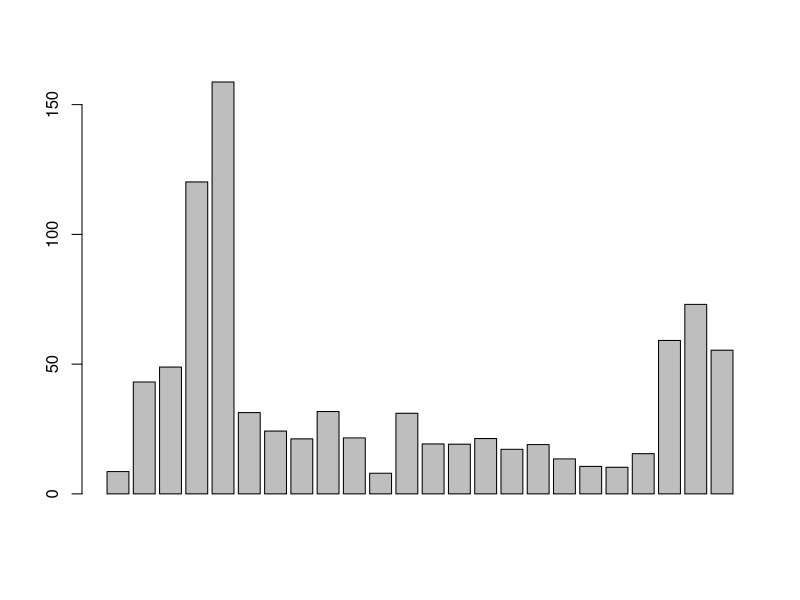
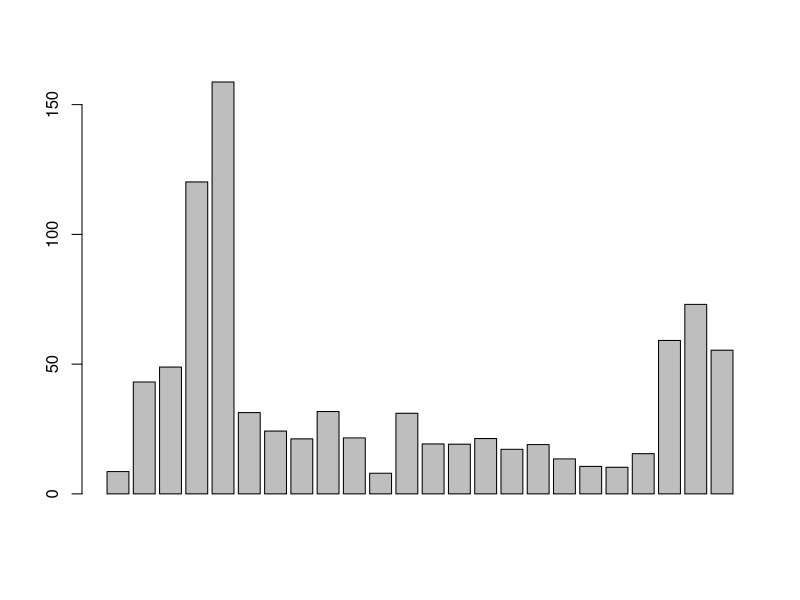
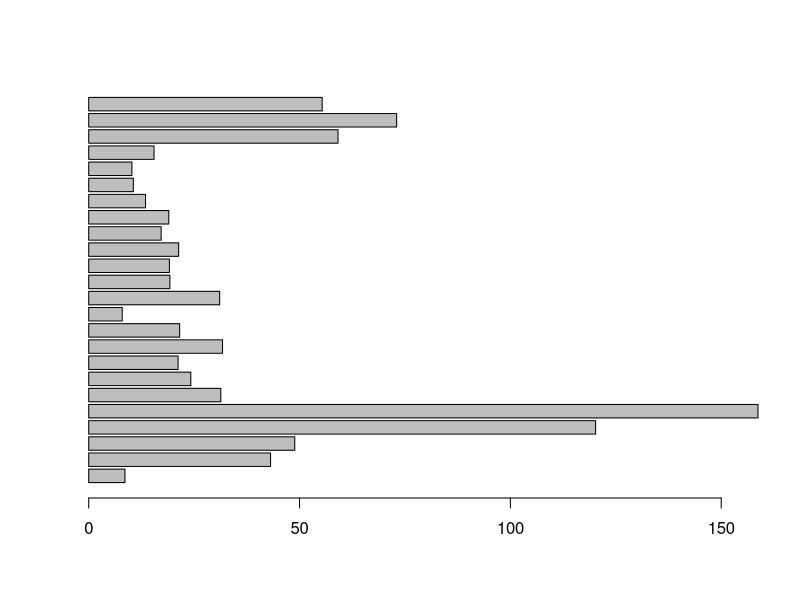
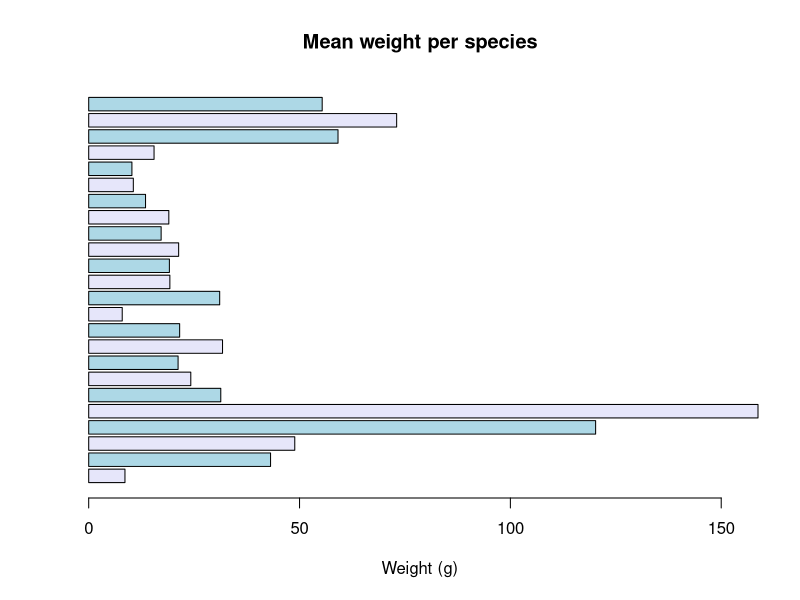

These charts were generated, in order, by the following R code:
## ---- chunk 1
knitr::opts_chunk$set(results='hide', fig.path='img/r-lesson-')
surveys <- read.csv(file="surveys.csv")
## ---- chunk 2
## Calculating statistics
## ---- chunk 3
unique(surveys$species_id)
## ---- chunk 4
table(surveys$species_id)
## ---- chunk 5
mean(surveys$weight)
## ---- chunk 6
mean(surveys$weight, na.rm=TRUE)
## ---- chunk 7
weight_noNA <- na.omit(surveys$weight)
## ---- chunk 8
surveys_complete <- surveys[complete.cases(surveys), ]
## ---- chunk 9
surveys_with_weights <- surveys[!is.na(surveys$weight), ]
## ---- chunk 10
## 1. To determine the number of elements found in a vector, we can use
## use the function `length()` (e.g., `length(surveys$weight)`). Using `length()`, how
## many animals have not had their weights recorded?

## 2. What is the range (minimum and maximum) weight?

## 3. Bonus question: what is the standard error for the weight? (hints: there is
##    no built-in function to compute standard errors, and the function for the
##    square root is `sqrt()`).
## ---- chunk 11
## Statistics across factor levels
## ---- chunk 12
tapply(surveys_complete$weight, surveys_complete$species_id, mean)
## ---- chunk 13
surveys_complete$species_id <- factor(surveys_complete$species_id)
species_mean <- tapply(surveys_complete$weight, surveys_complete$species_id, mean)
## ---- chunk 14
## 1. Create new objects to store: the standard deviation, the maximum and minimum
##    values for the weight of each species
## 2. How many species do you have these statistics for?
## 3. Create a new data frame (called `surveys_summary`) that contains as columns:
##    * `species` the 2 letter code for the species names
##    * `mean_weight` the mean weight for each species
##    * `sd_weight` the standard deviation for each species
##    * `min_weight`  the minimum weight for each species
##    * `max_weight`  the maximum weight for each species
## ---- chunk 15
species_max <- tapply(surveys_complete$weight, surveys_complete$species_id, max)
species_min <- tapply(surveys_complete$weight, surveys_complete$species_id, min)
species_sd <- tapply(surveys_complete$weight, surveys_complete$species_id, sd)
nlevels(surveys_complete$species_id) # or length(species_mean)
surveys_summary <- data.frame(species_id=levels(surveys_complete$species_id),
                              mean_weight=species_mean,
                              sd_weight=species_sd,
                              min_weight=species_min,
                              max_weight=species_max)
## ---- chunk 16
## Plotting
## ---- chunk 17
barplot(surveys_summary$mean_weight)
## ---- chunk 18
barplot(surveys_summary$mean_weight, cex.names=0.4)
## ---- chunk 19
barplot(surveys_summary$mean_weight, horiz=TRUE, las=1)
## ---- chunk 20
barplot(surveys_summary$mean_weight, horiz=TRUE, las=1,
        col=c("lavender", "lightblue"), xlab="Weight (g)",
        main="Mean weight per species")
## ---- chunk 21
## 1. Create a new plot showing the standard deviation for each species.
